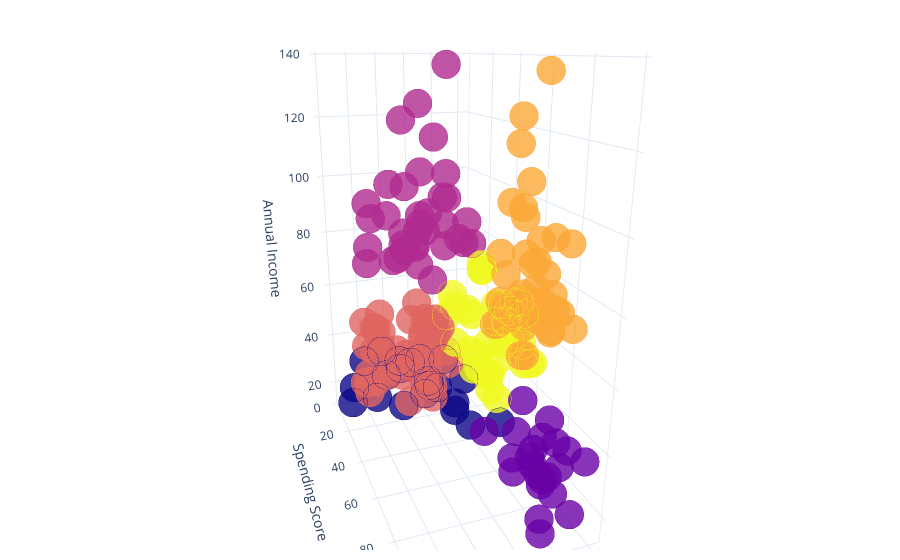

Notebook source saved alongside this figure:
### Code cell
# Displaying Data in 6 Cluster Form
data["Labels"] = clustering3.labels_

trace = go.Scatter3d(
    x=data["Age"],
    y=data["Spending Score (1-100)"],
    z=data["Annual Income (k$)"],
    mode="markers",
    marker=dict(
        color=data['Labels'],
        size=10,
        line=dict(
            color=data['Labels'],
            width=12
        ),
        opacity=0.8
    ),
    hovertemplate="Age: %{x} <br>Spending Score: %{y} <br>Annual Income: %{z}(k$)"
)

df=[trace]

layout=go.Layout(
    margin=dict(l=10, r=20, b=10, t=10),
    scene = dict(
        xaxis=dict(title='Age'),
        yaxis=dict(title='Spending Score'),
        zaxis=dict(title='Annual Income')
        )
)

fig2=go.Figure(data=df, layout=layout)
fig2.update_layout(template="plotly_white", height=500)
fig2.show(renderer="plotly_mimetype")

### Figure 1 — Plotly figure (JSON) as saved in the notebook; plotly's stock layout.template omitted (floating-point values rounded to 4 significant figures; data arrays with more than 128 entries replaced by an {"elided": "..."} marker saying what was removed)
{"data": [{"hovertemplate": "Age: %{x} <br>Spending Score: %{y} <br>Annual Income: %{z}(k$)", "marker": {"color": {"elided": "200 int values"}, "line": {"color": {"elided": "200 int values"}, "width": 12}, "opacity": 0.8, "size": 10}, "mode": "markers", "type": "scatter3d", "x": {"elided": "200 int values"}, "y": {"elided": "200 int values"}, "z": {"elided": "200 int values"}}], "layout": {"autosize": true, "margin": {"b": 10, "l": 10, "r": 20, "t": 10}, "scene": {"aspectmode": "auto", "aspectratio": {"x": 0.6093, "y": 1.148, "z": 1.429}, "camera": {"center": {"x": 0, "y": 0, "z": 0}, "eye": {"x": 0.7044, "y": 1.914, "z": 0.7263}, "projection": {"type": "perspective"}, "up": {"x": 0, "y": 0, "z": 1}}, "xaxis": {"title": {"text": "Age"}, "type": "linear"}, "yaxis": {"title": {"text": "Spending Score"}, "type": "linear"}, "zaxis": {"title": {"text": "Annual Income"}, "type": "linear"}}}}
